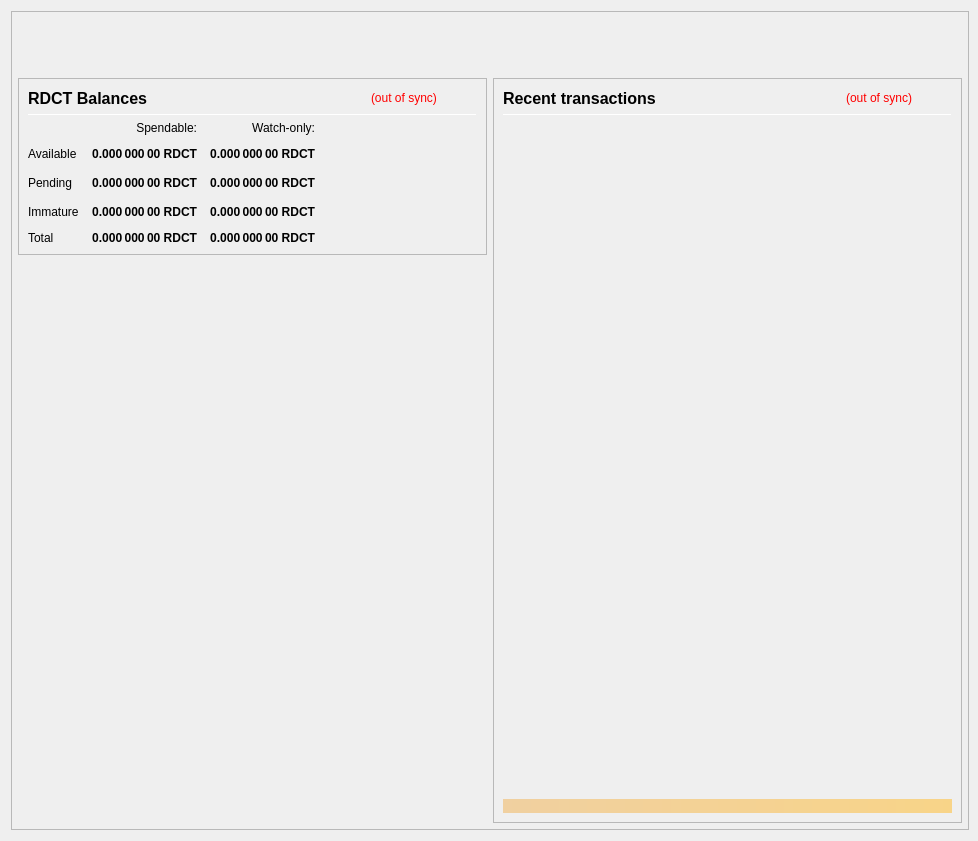
<?xml version="1.0" encoding="UTF-8"?>
<ui version="4.0">
 <class>OverviewPage</class>
 <widget class="QWidget" name="OverviewPage">
  <property name="geometry">
   <rect>
    <x>0</x>
    <y>0</y>
    <width>978</width>
    <height>841</height>
   </rect>
  </property>
  <property name="minimumSize">
   <size>
    <width>960</width>
    <height>682</height>
   </size>
  </property>
  <property name="font">
   <font>
    <weight>50</weight>
    <bold>false</bold>
   </font>
  </property>
  <property name="windowTitle">
   <string>Form</string>
  </property>
  <layout class="QVBoxLayout" name="topLayout" stretch="0">
   <property name="rightMargin">
    <number>9</number>
   </property>
   <item>
    <widget class="QFrame" name="frame_BG">
     <property name="minimumSize">
      <size>
       <width>850</width>
       <height>610</height>
      </size>
     </property>
     <property name="maximumSize">
      <size>
       <width>16777215</width>
       <height>16777215</height>
      </size>
     </property>
     <property name="frameShape">
      <enum>QFrame::StyledPanel</enum>
     </property>
     <property name="frameShadow">
      <enum>QFrame::Raised</enum>
     </property>
     <layout class="QVBoxLayout" name="verticalLayout_3" stretch="0">
      <property name="leftMargin">
       <number>0</number>
      </property>
      <property name="topMargin">
       <number>0</number>
      </property>
      <property name="rightMargin">
       <number>0</number>
      </property>
      <property name="bottomMargin">
       <number>6</number>
      </property>
      <item>
       <layout class="QVBoxLayout" name="verticalLayout_Master" stretch="0,1">
        <property name="leftMargin">
         <number>0</number>
        </property>
        <property name="topMargin">
         <number>0</number>
        </property>
        <property name="rightMargin">
         <number>0</number>
        </property>
        <property name="bottomMargin">
         <number>0</number>
        </property>
        <item>
         <widget class="QFrame" name="frame_Header">
          <layout class="QVBoxLayout" name="verticalLayout_Header" stretch="0">
           <property name="leftMargin">
            <number>0</number>
           </property>
           <property name="topMargin">
            <number>0</number>
           </property>
           <property name="rightMargin">
            <number>0</number>
           </property>
           <property name="bottomMargin">
            <number>0</number>
           </property>
           <item>
            <layout class="QHBoxLayout" name="horizontalLayout_Header" stretch="1,0">
             <property name="spacing">
              <number>6</number>
             </property>
             <item>
              <spacer name="horizontalSpacer_Header">
               <property name="orientation">
                <enum>Qt::Horizontal</enum>
               </property>
               <property name="sizeHint" stdset="0">
                <size>
                 <width>40</width>
                 <height>20</height>
                </size>
               </property>
              </spacer>
             </item>
             <item>
              <widget class="QLabel" name="labelOverviewHeaderRight">
               <property name="minimumSize">
                <size>
                 <width>464</width>
                 <height>60</height>
                </size>
               </property>
               <property name="maximumSize">
                <size>
                 <width>16777215</width>
                 <height>60</height>
                </size>
               </property>
               <property name="font">
                <font>
                 <pointsize>14</pointsize>
                </font>
               </property>
               <property name="text">
                <string/>
               </property>
               <property name="alignment">
                <set>Qt::AlignRight|Qt::AlignTrailing|Qt::AlignVCenter</set>
               </property>
              </widget>
             </item>
            </layout>
           </item>
          </layout>
         </widget>
        </item>
        <item>
         <widget class="QFrame" name="frame_Content">
          <layout class="QVBoxLayout" name="verticalLayout_Content">
           <property name="leftMargin">
            <number>6</number>
           </property>
           <property name="topMargin">
            <number>0</number>
           </property>
           <property name="rightMargin">
            <number>6</number>
           </property>
           <property name="bottomMargin">
            <number>0</number>
           </property>
           <item>
            <layout class="QHBoxLayout" name="horizontalLayout_Content" stretch="1,1">
             <property name="spacing">
              <number>6</number>
             </property>
             <item>
              <layout class="QVBoxLayout" name="verticalLayout_left" stretch="0,0">
               <item>
                <widget class="QFrame" name="frameBalances">
                 <property name="frameShape">
                  <enum>QFrame::StyledPanel</enum>
                 </property>
                 <property name="frameShadow">
                  <enum>QFrame::Raised</enum>
                 </property>
                 <layout class="QVBoxLayout" name="verticalLayout_4">
                  <item>
                   <layout class="QHBoxLayout" name="hlBalancesHeader" stretch="2,0,0">
                    <property name="spacing">
                     <number>6</number>
                    </property>
                    <item>
                     <widget class="QLabel" name="labelBalances">
                      <property name="minimumSize">
                       <size>
                        <width>0</width>
                        <height>0</height>
                       </size>
                      </property>
                      <property name="font">
                       <font>
                        <pointsize>12</pointsize>
                        <weight>75</weight>
                        <bold>true</bold>
                       </font>
                      </property>
                      <property name="text">
                       <string>RDCT Balances</string>
                      </property>
                     </widget>
                    </item>
                    <item>
                     <widget class="QLabel" name="labelWalletStatus">
                      <property name="cursor">
                       <cursorShape>WhatsThisCursor</cursorShape>
                      </property>
                      <property name="toolTip">
                       <string>The displayed information may be out of date. Your wallet automatically synchronizes with the RDCT network after a connection is established, but this process has not completed yet.</string>
                      </property>
                      <property name="styleSheet">
                       <string notr="true">QLabel { color: red; }</string>
                      </property>
                      <property name="text">
                       <string notr="true">(out of sync)</string>
                      </property>
                      <property name="alignment">
                       <set>Qt::AlignLeading|Qt::AlignLeft|Qt::AlignVCenter</set>
                      </property>
                     </widget>
                    </item>
                    <item>
                     <spacer name="hsBalancesHeader">
                      <property name="orientation">
                       <enum>Qt::Horizontal</enum>
                      </property>
                      <property name="sizeHint" stdset="0">
                       <size>
                        <width>40</width>
                        <height>20</height>
                       </size>
                      </property>
                     </spacer>
                    </item>
                   </layout>
                  </item>
                  <item>
                   <widget class="Line" name="lineBalances">
                    <property name="minimumSize">
                     <size>
                      <width>0</width>
                      <height>1</height>
                     </size>
                    </property>
                    <property name="maximumSize">
                     <size>
                      <width>16777215</width>
                      <height>1</height>
                     </size>
                    </property>
                    <property name="orientation">
                     <enum>Qt::Horizontal</enum>
                    </property>
                   </widget>
                  </item>
                  <item>
                   <layout class="QGridLayout" name="gridLayout">
                    <property name="spacing">
                     <number>12</number>
                    </property>
                    <item row="2" column="2">
                     <widget class="QLabel" name="labelWatchPending">
                      <property name="font">
                       <font>
                        <weight>75</weight>
                        <bold>true</bold>
                       </font>
                      </property>
                      <property name="cursor">
                       <cursorShape>ArrowCursor</cursorShape>
                      </property>
                      <property name="toolTip">
                       <string>Unconfirmed transactions to watch-only addresses</string>
                      </property>
                      <property name="text">
                       <string notr="true">0.000 000 00 RDCT</string>
                      </property>
                      <property name="alignment">
                       <set>Qt::AlignRight|Qt::AlignTrailing|Qt::AlignVCenter</set>
                      </property>
                      <property name="textInteractionFlags">
                       <set>Qt::NoTextInteraction</set>
                      </property>
                     </widget>
                    </item>
                    <item row="2" column="1">
                     <widget class="QLabel" name="labelUnconfirmed">
                      <property name="font">
                       <font>
                        <weight>75</weight>
                        <bold>true</bold>
                       </font>
                      </property>
                      <property name="cursor">
                       <cursorShape>ArrowCursor</cursorShape>
                      </property>
                      <property name="toolTip">
                       <string>Total of transactions that have yet to be confirmed, and do not yet count toward the spendable balance</string>
                      </property>
                      <property name="text">
                       <string notr="true">0.000 000 00 RDCT</string>
                      </property>
                      <property name="alignment">
                       <set>Qt::AlignRight|Qt::AlignTrailing|Qt::AlignVCenter</set>
                      </property>
                      <property name="textInteractionFlags">
                       <set>Qt::NoTextInteraction</set>
                      </property>
                     </widget>
                    </item>
                    <item row="3" column="2">
                     <widget class="QLabel" name="labelWatchImmature">
                      <property name="font">
                       <font>
                        <weight>75</weight>
                        <bold>true</bold>
                       </font>
                      </property>
                      <property name="cursor">
                       <cursorShape>ArrowCursor</cursorShape>
                      </property>
                      <property name="toolTip">
                       <string>Staked or masternode rewards in watch-only addresses that has not yet matured</string>
                      </property>
                      <property name="text">
                       <string notr="true">0.000 000 00 RDCT</string>
                      </property>
                      <property name="alignment">
                       <set>Qt::AlignRight|Qt::AlignTrailing|Qt::AlignVCenter</set>
                      </property>
                      <property name="textInteractionFlags">
                       <set>Qt::NoTextInteraction</set>
                      </property>
                     </widget>
                    </item>
                    <item row="4" column="0">
                     <widget class="QLabel" name="labelTotalText">
                      <property name="text">
                       <string>Total</string>
                      </property>
                      <property name="textInteractionFlags">
                       <set>Qt::NoTextInteraction</set>
                      </property>
                     </widget>
                    </item>
                    <item row="3" column="1">
                     <widget class="QLabel" name="labelImmature">
                      <property name="font">
                       <font>
                        <weight>75</weight>
                        <bold>true</bold>
                       </font>
                      </property>
                      <property name="cursor">
                       <cursorShape>ArrowCursor</cursorShape>
                      </property>
                      <property name="toolTip">
                       <string>Staked or masternode rewards that has not yet matured</string>
                      </property>
                      <property name="text">
                       <string notr="true">0.000 000 00 RDCT</string>
                      </property>
                      <property name="alignment">
                       <set>Qt::AlignRight|Qt::AlignTrailing|Qt::AlignVCenter</set>
                      </property>
                      <property name="textInteractionFlags">
                       <set>Qt::NoTextInteraction</set>
                      </property>
                     </widget>
                    </item>
                    <item row="2" column="3">
                     <spacer name="hsBalances">
                      <property name="orientation">
                       <enum>Qt::Horizontal</enum>
                      </property>
                      <property name="sizeHint" stdset="0">
                       <size>
                        <width>40</width>
                        <height>20</height>
                       </size>
                      </property>
                     </spacer>
                    </item>
                    <item row="3" column="0">
                     <widget class="QLabel" name="labelImmatureText">
                      <property name="text">
                       <string>Immature</string>
                      </property>
                      <property name="textInteractionFlags">
                       <set>Qt::NoTextInteraction</set>
                      </property>
                     </widget>
                    </item>
                    <item row="4" column="1">
                     <widget class="QLabel" name="labelTotal">
                      <property name="font">
                       <font>
                        <weight>75</weight>
                        <bold>true</bold>
                       </font>
                      </property>
                      <property name="cursor">
                       <cursorShape>ArrowCursor</cursorShape>
                      </property>
                      <property name="toolTip">
                       <string>Your current total balance</string>
                      </property>
                      <property name="text">
                       <string notr="true">0.000 000 00 RDCT</string>
                      </property>
                      <property name="alignment">
                       <set>Qt::AlignRight|Qt::AlignTrailing|Qt::AlignVCenter</set>
                      </property>
                      <property name="textInteractionFlags">
                       <set>Qt::NoTextInteraction</set>
                      </property>
                     </widget>
                    </item>
                    <item row="4" column="2">
                     <widget class="QLabel" name="labelWatchTotal">
                      <property name="font">
                       <font>
                        <weight>75</weight>
                        <bold>true</bold>
                       </font>
                      </property>
                      <property name="cursor">
                       <cursorShape>ArrowCursor</cursorShape>
                      </property>
                      <property name="toolTip">
                       <string>Current total balance in watch-only addresses</string>
                      </property>
                      <property name="text">
                       <string notr="true">0.000 000 00 RDCT</string>
                      </property>
                      <property name="alignment">
                       <set>Qt::AlignRight|Qt::AlignTrailing|Qt::AlignVCenter</set>
                      </property>
                      <property name="textInteractionFlags">
                       <set>Qt::NoTextInteraction</set>
                      </property>
                     </widget>
                    </item>
                    <item row="0" column="2">
                     <widget class="QLabel" name="labelWatchonly">
                      <property name="text">
                       <string>Watch-only:</string>
                      </property>
                      <property name="alignment">
                       <set>Qt::AlignRight|Qt::AlignTrailing|Qt::AlignVCenter</set>
                      </property>
                     </widget>
                    </item>
                    <item row="1" column="0">
                     <widget class="QLabel" name="labelBalanceText">
                      <property name="text">
                       <string>Available</string>
                      </property>
                      <property name="textInteractionFlags">
                       <set>Qt::NoTextInteraction</set>
                      </property>
                     </widget>
                    </item>
                    <item row="1" column="1">
                     <widget class="QLabel" name="labelBalance">
                      <property name="font">
                       <font>
                        <weight>75</weight>
                        <bold>true</bold>
                       </font>
                      </property>
                      <property name="cursor">
                       <cursorShape>ArrowCursor</cursorShape>
                      </property>
                      <property name="toolTip">
                       <string>Your current spendable balance</string>
                      </property>
                      <property name="text">
                       <string notr="true">0.000 000 00 RDCT</string>
                      </property>
                      <property name="alignment">
                       <set>Qt::AlignRight|Qt::AlignTrailing|Qt::AlignVCenter</set>
                      </property>
                      <property name="textInteractionFlags">
                       <set>Qt::NoTextInteraction</set>
                      </property>
                     </widget>
                    </item>
                    <item row="1" column="2">
                     <widget class="QLabel" name="labelWatchAvailable">
                      <property name="font">
                       <font>
                        <weight>75</weight>
                        <bold>true</bold>
                       </font>
                      </property>
                      <property name="cursor">
                       <cursorShape>ArrowCursor</cursorShape>
                      </property>
                      <property name="toolTip">
                       <string>Your current balance in watch-only addresses</string>
                      </property>
                      <property name="text">
                       <string notr="true">0.000 000 00 RDCT</string>
                      </property>
                      <property name="alignment">
                       <set>Qt::AlignRight|Qt::AlignTrailing|Qt::AlignVCenter</set>
                      </property>
                      <property name="textInteractionFlags">
                       <set>Qt::NoTextInteraction</set>
                      </property>
                     </widget>
                    </item>
                    <item row="2" column="0">
                     <widget class="QLabel" name="labelPendingText">
                      <property name="text">
                       <string>Pending</string>
                      </property>
                      <property name="textInteractionFlags">
                       <set>Qt::NoTextInteraction</set>
                      </property>
                     </widget>
                    </item>
                    <item row="0" column="1">
                     <widget class="QLabel" name="labelSpendable">
                      <property name="text">
                       <string>Spendable:</string>
                      </property>
                      <property name="alignment">
                       <set>Qt::AlignRight|Qt::AlignTrailing|Qt::AlignVCenter</set>
                      </property>
                     </widget>
                    </item>
                   </layout>
                  </item>
                 </layout>
                </widget>
               </item>
               <item>
                <spacer name="verticalSpacer">
                 <property name="orientation">
                  <enum>Qt::Vertical</enum>
                 </property>
                 <property name="sizeHint" stdset="0">
                  <size>
                   <width>20</width>
                   <height>40</height>
                  </size>
                 </property>
                </spacer>
               </item>
              </layout>
             </item>
             <item>
              <layout class="QVBoxLayout" name="verticalLayout_right" stretch="1">
               <item>
                <widget class="QFrame" name="frame_RecentTransactions">
                 <property name="minimumSize">
                  <size>
                   <width>0</width>
                   <height>0</height>
                  </size>
                 </property>
                 <property name="frameShape">
                  <enum>QFrame::StyledPanel</enum>
                 </property>
                 <property name="frameShadow">
                  <enum>QFrame::Raised</enum>
                 </property>
                 <layout class="QVBoxLayout" name="verticalLayout_1" stretch="0,0,0,0,0">
                  <item>
                   <layout class="QHBoxLayout" name="horizontalLayout_2" stretch="2,0,0">
                    <property name="spacing">
                     <number>3</number>
                    </property>
                    <item>
                     <widget class="QLabel" name="label_4">
                      <property name="minimumSize">
                       <size>
                        <width>0</width>
                        <height>20</height>
                       </size>
                      </property>
                      <property name="font">
                       <font>
                        <pointsize>12</pointsize>
                        <weight>75</weight>
                        <bold>true</bold>
                       </font>
                      </property>
                      <property name="text">
                       <string>Recent transactions</string>
                      </property>
                     </widget>
                    </item>
                    <item>
                     <widget class="QLabel" name="labelTransactionsStatus">
                      <property name="cursor">
                       <cursorShape>WhatsThisCursor</cursorShape>
                      </property>
                      <property name="toolTip">
                       <string>The displayed information may be out of date. Your wallet automatically synchronizes with the RDCT network after a connection is established, but this process has not completed yet.</string>
                      </property>
                      <property name="styleSheet">
                       <string notr="true">QLabel { color: red; }</string>
                      </property>
                      <property name="text">
                       <string notr="true">(out of sync)</string>
                      </property>
                      <property name="alignment">
                       <set>Qt::AlignRight|Qt::AlignTrailing|Qt::AlignVCenter</set>
                      </property>
                     </widget>
                    </item>
                    <item>
                     <spacer name="horizontalSpacer">
                      <property name="orientation">
                       <enum>Qt::Horizontal</enum>
                      </property>
                      <property name="sizeHint" stdset="0">
                       <size>
                        <width>40</width>
                        <height>20</height>
                       </size>
                      </property>
                     </spacer>
                    </item>
                   </layout>
                  </item>
                  <item>
                   <widget class="Line" name="line">
                    <property name="minimumSize">
                     <size>
                      <width>0</width>
                      <height>1</height>
                     </size>
                    </property>
                    <property name="maximumSize">
                     <size>
                      <width>16777215</width>
                      <height>1</height>
                     </size>
                    </property>
                    <property name="orientation">
                     <enum>Qt::Horizontal</enum>
                    </property>
                   </widget>
                  </item>
                  <item>
                   <widget class="QListView" name="listTransactions">
                    <property name="minimumSize">
                     <size>
                      <width>0</width>
                      <height>0</height>
                     </size>
                    </property>
                    <property name="styleSheet">
                     <string notr="true">QListView { background: transparent; }</string>
                    </property>
                    <property name="frameShape">
                     <enum>QFrame::NoFrame</enum>
                    </property>
                    <property name="verticalScrollBarPolicy">
                     <enum>Qt::ScrollBarAlwaysOff</enum>
                    </property>
                    <property name="horizontalScrollBarPolicy">
                     <enum>Qt::ScrollBarAlwaysOff</enum>
                    </property>
                    <property name="selectionMode">
                     <enum>QAbstractItemView::NoSelection</enum>
                    </property>
                   </widget>
                  </item>
                  <item>
                   <spacer name="verticalSpacer_2">
                    <property name="orientation">
                     <enum>Qt::Vertical</enum>
                    </property>
                    <property name="sizeType">
                     <enum>QSizePolicy::Expanding</enum>
                    </property>
                    <property name="sizeHint" stdset="0">
                     <size>
                      <width>20</width>
                      <height>40</height>
                     </size>
                    </property>
                   </spacer>
                  </item>
                  <item>
                   <widget class="QLabel" name="labelAlerts">
                    <property name="maximumSize">
                     <size>
                      <width>16777215</width>
                      <height>16777215</height>
                     </size>
                    </property>
                    <property name="styleSheet">
                     <string notr="true">background-color: qlineargradient(x1: 0, y1: 0, x2: 1, y2: 0, stop:0 #F0D0A0, stop:1 #F8D488); color:#000000;</string>
                    </property>
                    <property name="text">
                     <string/>
                    </property>
                    <property name="wordWrap">
                     <bool>true</bool>
                    </property>
                    <property name="margin">
                     <number>3</number>
                    </property>
                   </widget>
                  </item>
                 </layout>
                </widget>
               </item>
              </layout>
             </item>
            </layout>
           </item>
          </layout>
         </widget>
        </item>
       </layout>
      </item>
     </layout>
    </widget>
   </item>
  </layout>
 </widget>
 <resources/>
 <connections/>
</ui>
